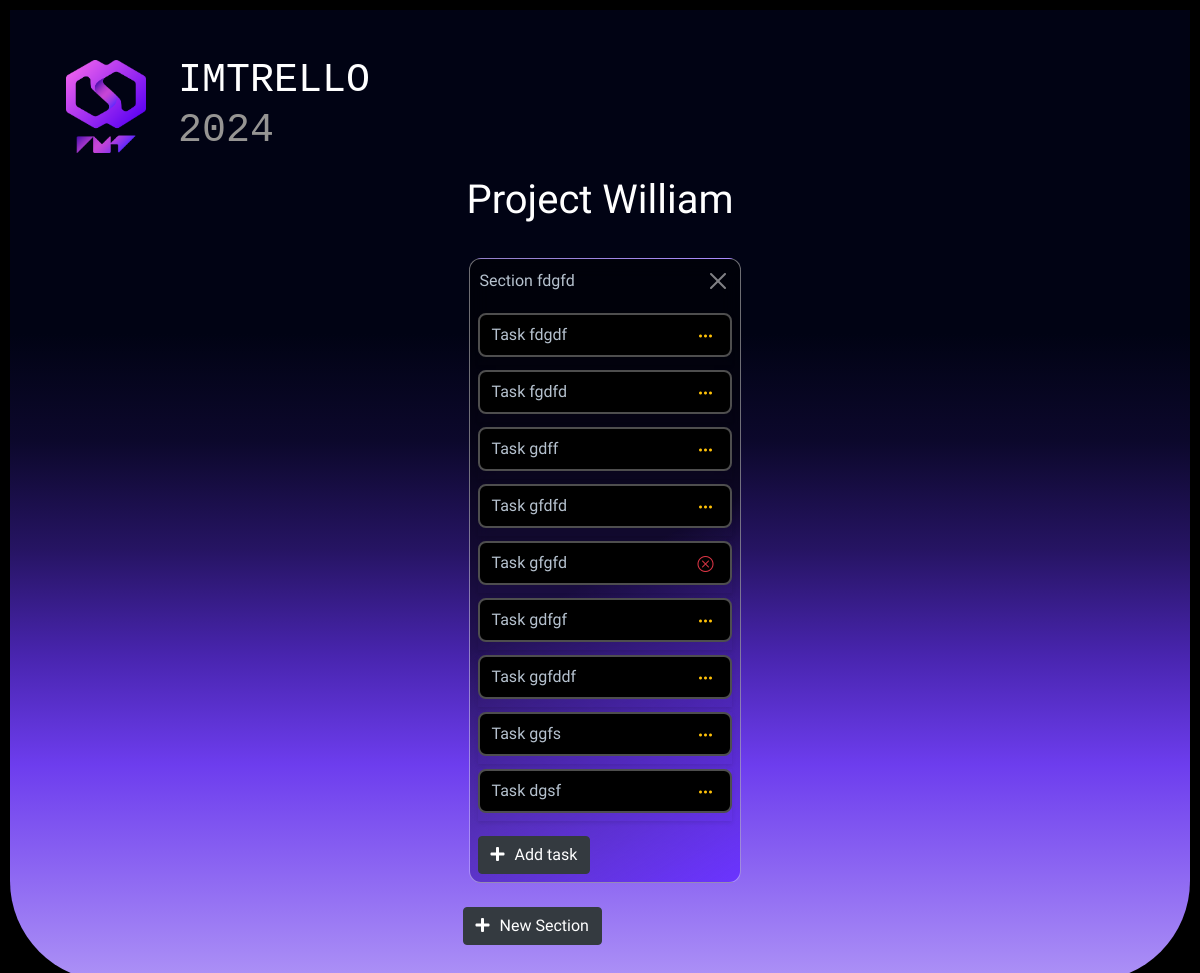
Screenshot of /project/1 (signed in) with the database file from the repository.
### website/models.py (models this page shows)
class Project(db.Model):
    id = db.Column(db.Integer, primary_key=True)
    name = db.Column(db.String(10000))
    description = db.Column(db.String(10000))
    end_date = db.Column(db.DateTime(timezone=True))
    admin_id = db.Column(db.Integer, db.ForeignKey('user.id'))
    sections=db.relationship('Section',backref='project')
    progress = db.Column(db.Integer)
    github = db.Column(db.String(100))

class Section(db.Model):
    id = db.Column(db.Integer, primary_key=True)
    name = db.Column(db.String(1000))
    project_id = db.Column(db.Integer, db.ForeignKey('project.id'))
    tasks = db.relationship('Task',backref='section')

class Task(db.Model):
    id = db.Column(db.Integer, primary_key=True)
    name = db.Column(db.String(10000))
    section_id = db.Column(db.Integer, db.ForeignKey('section.id'))
    description = db.Column(db.String(10000))
    status = db.Column(db.String(10000))
    priority = db.Column(db.String(10000))
    chat_id = db.Column(db.Integer, db.ForeignKey('chat.id'))

### website/views.py (the view, shortened to what this page needs)
@views.route('/project/<project_id>', methods=['GET', 'POST'])
def project(project_id):
    project = Project.query.get(project_id)
    sections = project.sections
    developers = User.query.filter_by(type='DEVELOPER').all()  # Récupérer tous les utilisateurs depuis la base de données
    admin = User.query.get(project.admin_id)
    user_emails = [user.email for user in developers]  # Extraire les adresses e-mail des utilisateurs
    user_task_records = developers
    comments = Comment.query.all()
    return render_template('project.html', user=current_user, project=project,user_emails=user_emails,
                           user_task_records=user_task_records,comments=comments,sections=sections)

### website/__init__.py (called while the page is built)
def create_app():
    app = Flask(__name__)
    app.config['SECRET_KEY'] = 'zonccoizspx'
    app.config['SQLALCHEMY_DATABASE_URI'] = f'sqlite:///{DB_NAME}'''
    db.init_app(app)
    from .views import views
    from .auth import auth
    app.register_blueprint(views, url_prefix='/')
    app.register_blueprint(auth, url_prefix='/')
    from .models import User, Project
    create_database(app)
    login_manager = LoginManager()
    login_manager.login_view = 'auth.login'
    login_manager.init_app(app)
    @login_manager.user_loader
    def load_user(id):
        return User.query.get(int(id))
    return app

### website/templates/project.html (shortened to what this page needs)
{% extends "base.html" %} {% block title %}Project{% endblock %}  {% block content %} {% if
user.type=='PROJECT_MANAGER' %}
<div display="flex">
  <h1 align="center" draggable="true">{{ project.name }}</h1>
</div>
<div class="div-sec">
<ol class="list-group list-group-flush" id="sections">
  {% for section in project.sections %}
  <li class="section" id="section-{{ section.id }}">
    <div class="carte">
      <div class="card_header">
        <div class="editableContent" data-section-id="{{ section.id }}">
          {{ section.name }}
        </div>
        <button
          type="button"
          class="btn-close close-delete-section btn-close-white"
          onClick="deleteSection({{ section.id }},{{ project.id }})"
        ></button>
      </div>
      <div class="card_content">
        <ol
          class="list-group list-group-flush task-list"
          data-section-id="{{ section.id }}"
        >
          {% for task in section.tasks | sort(attribute='order') %}
          <li data-task-id="{{ task.id }}" draggable="true" class="li_task">
            <div
              class="task"
              data-bs-toggle="modal"
              data-bs-target="#modal_open_task_{{ task.id }}"
            >
              {{ task.name }}
              <div class="d-flex flex-row mt-3 mt-md-2">
                <div class="icon-container">
                  <div class="status status-icons">
                    {% if task.status == 'completed' %}
                    <i class="bi bi-check-circle fs-6 text-success"></i>
                    {% elif task.status == 'uncompleted' %}
                    <i class="bi bi-three-dots fs-6 text-warning"></i>
                    {% else %}
                    <i class="bi bi-x-circle fs-6 text-danger"></i>
                    {% endif %}
                  </div>
                </div>
              </div>
            </div>
          </li>
          {% endfor %}
        </ol>
      </div>
      {% if user.type=='PROJECT_MANAGER' %}
      <div class="card_footer">
        <button
          type="button"
          class="add-card-btn btn-dark btn"
          onclick="showModalforNewTask({{ section.id }})"
        >
          <i class="fas fa-plus"></i>Add task
        </button>
      </div>
      {% endif %}
    </div>
  </li>
  {% endfor %} {% if user.type=='PROJECT_MANAGER' %}
  <div class="add_section">
    <button
      type="button"
      class="btn_section btn btn-dark"
      onclick="createSectionForm()"
    >
      <i class="fas fa-plus"></i>New Section
    </button>
  </div>
  {% endif %}
</ol>
</div>
{% endif %} {% endblock %}

### website/templates/base.html (shortened to what this page needs)
<!DOCTYPE html>
<html lang="">
  <head>
    <link
      rel="stylesheet"
      href="https://cdnjs.cloudflare.com/ajax/libs/font-awesome/5.15.4/css/all.min.css"
    />
    <link
      href="https://cdn.jsdelivr.net/npm/bootstrap@5.0.2/dist/css/bootstrap.min.css"
      rel="stylesheet"
    />
    <link
      rel="stylesheet"
      href="https://stackpath.bootstrapcdn.com/bootstrap/4.4.1/css/bootstrap.min.css"
    />
    <link
      rel="stylesheet"
      href="https://stackpath.bootstrapcdn.com/font-awesome/4.7.0/css/font-awesome.min.css"
    />
    <link
      rel="stylesheet"
      href="{{ url_for('static', filename='styles.css') }}"
    />
    <link
      rel="stylesheet"
      href="{{ url_for('static', filename='index.css') }}"
    />
    <link
      rel="stylesheet"
      href="https://cdn.jsdelivr.net/npm/bootstrap-icons@1.11.3/font/bootstrap-icons.min.css"
    />
  </head>
  <body>
    <div class="app">
      <header class="app-header">
        <div class="app-header-logo">
          <div class="logo">
            <master class="">
              <img src="../static/img/logo.png" alt="" />
            </master>
            <h1 class="logo-title">
              <span>IMTRELLO</span>
              <span>2024</span>
            </h1>
          </div>
        </div>
      </header>
      <div class="content">
         {% block content %}
        {% endblock %}
      </div>
    </div>
  </body>
</html>

### website/static/styles.css (style rules this page uses)
.logo { flex: 1;margin-left: 50px;color: #eee;font-size: 20px;font-family: monospace }
:root { --tr-background-list: #0f0f0f; --ds-text: #B6C2CF; --ds-surface-raised: #000000; --ds-surface-raised_2: #004f7c; --text-box:var(--ds-text, #172b4d); --body-bg: linear-gradient(135deg, #f5f7fa 0%, #c3cfe2 100%); --msger-bg: rgba(255, 255, 255, 0.23); --border: 2px solid #ddd; --left-msg-bg: #ececec; --right-msg-bg: #7857fb; }
html { width:100%; position:absolute; color:#B6C2CF }
#sections { list-style: none; padding: 0 6px; bottom: 0; left: 0; top: 0; display: grid; grid-template-columns: repeat(auto-fill, 275px); grid-column-gap: 13px; grid-row-gap: 2vw; list-style: none; padding: 0; }
.div-sec { margin-top:2vw; }
.carte { display: flex; justify-content: space-between; max-height: 100%; flex-direction: column; color: var(--text-box); border-radius: 12px; background: linear-gradient(150deg, rgba(0, 0, 0, 0.5), rgba(0, 0, 0, 0.5), rgb(107, 52, 255)); backdrop-filter: blur(10px); border-style: solid; border-width: 1px; border-color: rgba(255, 255, 255, 0.43); padding-bottom: 8px; position: relative; scroll-margin: 8px; white-space: normal; width: 272px; box-sizing: border-box; vertical-align: top; }
.task-list li { list-style-type: none; display: flex; flex-direction: column; row-gap: 8px; scroll-margin: 80px; padding-bottom: 8px; margin-bottom: 5px; box-shadow: 0 2px 4px rgba(0, 0, 0, 0.1); }
.task { background-color: var(--ds-surface-raised, var(--ds-text)); border-radius: 8px; border-color: #4e4e4e; border-style: solid; border-width: 2px; color: var(--text-box); min-height: 36px; display: flex; align-items: center; position: relative; padding: 6px 12px 6px; }
.task-list { margin: 0 4px; padding: 2px 4px; }
.card_header { background-color: rgba(39, 39, 39, 0); display: flex; padding: 10px; position: relative; justify-content: space-between; align-items: flex-start; margin-bottom: 8px; }
.section { padding: 0 6px; height: 100%; }
.card_footer { padding: 8px 8px 0; }
.content { width:100%; display: flex; flex-direction: column; align-items: center; }
.fas { padding-right: 10px; }
h1 { margin: 10px; color: white; }
.logo-title { width: 50%; }
master { padding: 0px 20px; width: 120px; }
.icon-container { display: flex; padding: 10px; align-items: end; }
.status-icons { position: absolute; right: 16px; top: 10px; }
*, *:before, *:after { margin: 0; padding: 0; box-sizing: inherit; }

### website/static/index.css (style rules this page uses)
:root { --c-gray-900: #000000; --c-gray-800: #1f1f1f; --c-gray-700: #2e2e2e; --c-gray-600: #313131; --c-gray-500: #969593; --c-gray-400: #a6a6a6; --c-gray-300: #bdbbb7; --c-gray-200: #f1f1f1; --c-gray-100: #ffffff; --c-green-500: #45ffbc; --c-olive-500: #e3ffa8; --c-white: var(--c-gray-100); --c-text-primary: var(--c-gray-100); --c-text-secondary: var(--c-gray-200); --c-text-tertiary: var(--c-gray-500); }
body { line-height: 1.5; min-height: 100vh; font-family: "Be Vietnam Pro", sans-serif; background-color: var(--c-gray-900); color: var(--c-text-primary); display: flex; justify-content: center; }
*, *:before, *:after { box-sizing: border-box; }
img { display: block; max-width: 100%; }
button, select, input, textarea { font: inherit; }
.app { min-height: 80vh; width: 100%; background: linear-gradient(180deg, #010314,#010314,#010314, #010314,#0c082c, #261463, #4925b0, #6d3dee, #8d67f2, #ad92f6); border-bottom-right-radius: 100px; border-bottom-left-radius: 100px; padding: 3vw 3vw 3vw; display: flex; flex-direction: column; margin: 10px; }
.bi { z-index: 1000; }

### rows the page displays
Project: name "Project William"
Section: name "Section fdgfd"
Task: name "Task fdgdf", status "uncompleted" (drawn)
Task: name "Task fgdfd", status "uncompleted" (drawn)
Task: name "Task gdff", status "uncompleted" (drawn)
Task: name "Task gfdfd", status "uncompleted" (drawn)
Task: name "Task gfgfd", status "blocked" (drawn)
Task: name "Task gdfgf", status "uncompleted" (drawn)
Task: name "Task ggfddf", status "uncompleted" (drawn)
Task: name "Task ggfs", status "uncompleted" (drawn)
Task: name "Task dgsf", status "uncompleted" (drawn)
